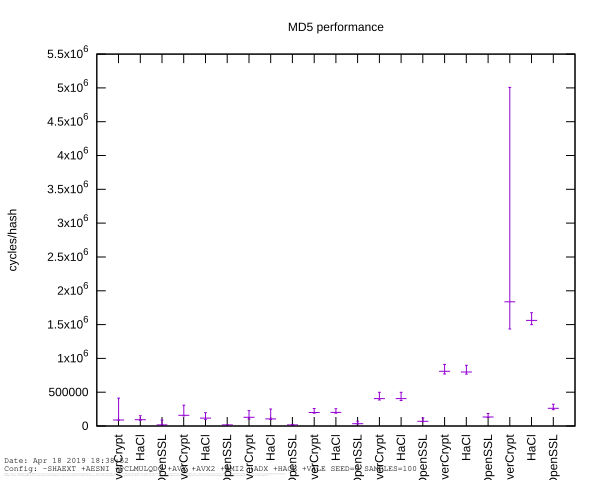

Recreate this plot in gnuplot.
set terminal svg
set title "MD5 performance"
set label "Date: ".strftime("%b %d %Y %H:%M:%S", time(0)) at character .5, 1.1 font "Courier,8"
set label "Config: -SHAEXT +AESNI +PCLMULQDQ +AVX +AVX2 +BMI2 +ADX +HACL +VALE SEED=0 SAMPLES=100" at character .5, .65 font "Courier,8"
set label "EverCrypt: /usr/bin/cc -Devercrypt\\_EXPORTS -I/mnt/e/everest/latest/hacl-star/dist/compact-c89 -I/mnt/e/everest/latest/kremlin/include -I/mnt/e/everest/latest/kremlin/kremlib/dist/generic  -g -fPIC   -Wno-parentheses -std=gnu11 -march=native -mtune=native -fPIC -fstack-check -o CMakeFiles/evercrypt.dir/mnt/e/everest/latest/hacl-star/dist/compact-c89/EverCrypt\\_Error.c.o   -c /mnt/e/everest/latest/hacl-star/dist/compact-c89/EverCrypt\\_Error.c" at character .5, .25 font "Courier,1"
set label "KreMLib: /usr/bin/cc -D\\_BSD\\_SOURCE -D\\_DEFAULT\\_SOURCE -I/mnt/e/everest/latest/kremlin/include -I/mnt/e/everest/latest/kremlin/kremlib/dist/generic  -g   -std=c11 -fwrapv -Wall -Wextra -Werror -Wno-unused-variable -Wno-unused-but-set-variable -Wno-unknown-warning-option -Wno-infinite-recursion -Wno-unused-parameter -fPIC -o CMakeFiles/kremlib.dir/mnt/e/everest/latest/kremlin/kremlib/dist/generic/prims.c.o   -c /mnt/e/everest/latest/kremlin/kremlib/dist/generic/prims.c" at character .5, .35 font "Courier,1"
set datafile separator "," 
set datafile commentschars "//" 
set xtics rotate 
set boxwidth 0.5 
set style fill solid
set bmargin 3
set key off
set ylabel "cycles/hash"
set output 'bench_hash_MD5_candlesticks.svg'
set xrange[0:21+1]
plot 'bench_hash_MD5.csv' using 0:5:6:7:5:xticlabels(1) with candlesticks whiskerbars .25
